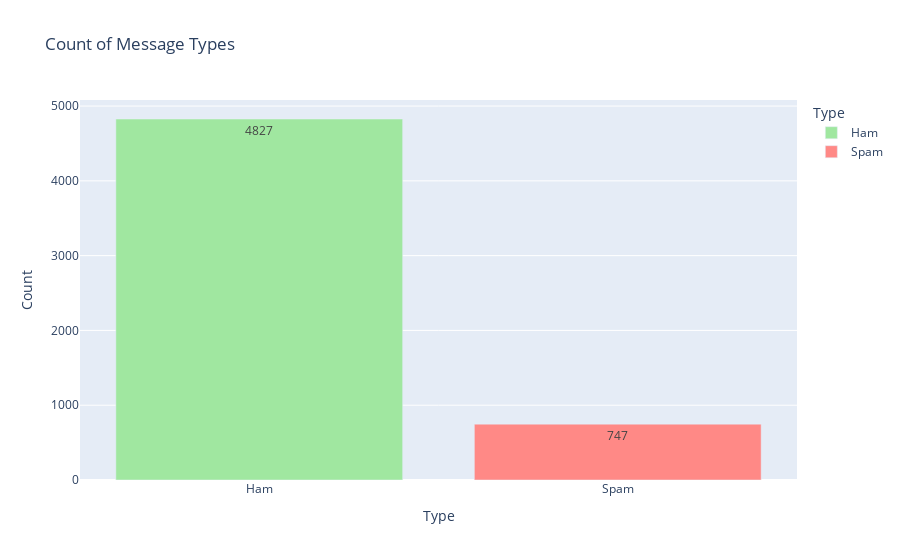

The cell this chart's notebook holds for it:
### Code cell
eda_type_count_df = pd.DataFrame({'Count': [df['Type'].value_counts()['ham'], df['Type'].value_counts()['spam']], 'Type': ['Ham', 'Spam']}, ['Ham', 'Spam'])
eda_type_count_fig = px.bar(eda_type_count_df, x='Type', y='Count', orientation='v', color_discrete_sequence=["#A0e7A0", "#FF8986"], color='Type', title='Count of Message Types', text_auto='', template='plotly')
eda_type_count_fig.show()

### Figure 1 — Plotly figure (JSON) as saved in the notebook; plotly's stock layout.template omitted (floating-point values rounded to 4 significant figures)
{"data": [{"alignmentgroup": "True", "hovertemplate": "Type=%{x}<br>Count=%{y}<extra></extra>", "legendgroup": "Ham", "marker": {"color": "#A0e7A0", "pattern": {"shape": ""}}, "name": "Ham", "offsetgroup": "Ham", "orientation": "v", "showlegend": true, "textposition": "auto", "texttemplate": "%{y:}", "x": ["Ham"], "xaxis": "x", "y": [4827], "yaxis": "y", "type": "bar"}, {"alignmentgroup": "True", "hovertemplate": "Type=%{x}<br>Count=%{y}<extra></extra>", "legendgroup": "Spam", "marker": {"color": "#FF8986", "pattern": {"shape": ""}}, "name": "Spam", "offsetgroup": "Spam", "orientation": "v", "showlegend": true, "textposition": "auto", "texttemplate": "%{y:}", "x": ["Spam"], "xaxis": "x", "y": [747], "yaxis": "y", "type": "bar"}], "layout": {"xaxis": {"anchor": "y", "domain": [0.0, 1.0], "title": {"text": "Type"}, "categoryorder": "array", "categoryarray": ["Ham", "Spam"]}, "yaxis": {"anchor": "x", "domain": [0.0, 1.0], "title": {"text": "Count"}}, "legend": {"title": {"text": "Type"}, "tracegroupgap": 0}, "title": {"text": "Count of Message Types"}, "barmode": "relative"}}
